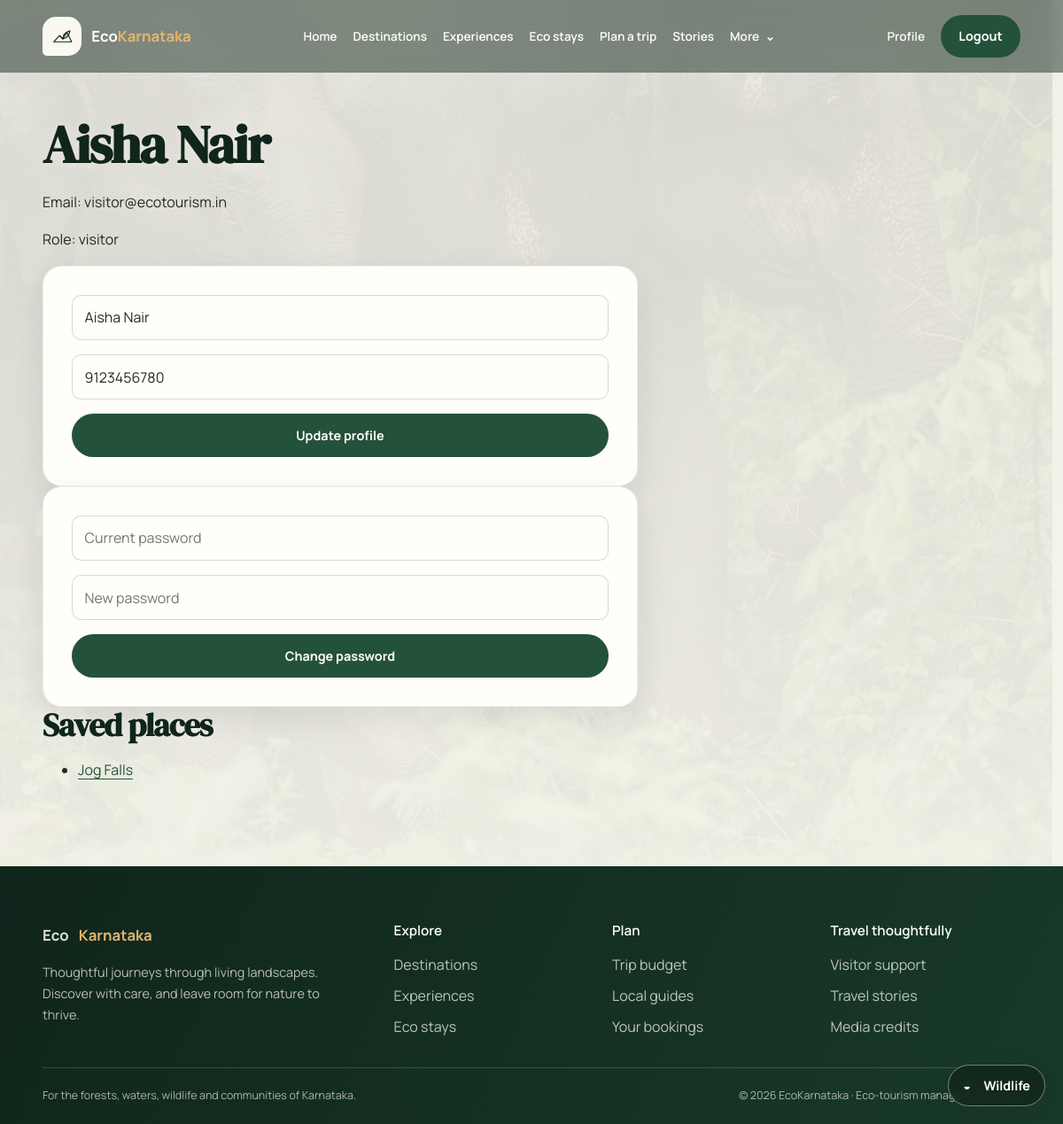
The page /profile (signed in) on the database its author committed.
### app/models.py (models this page shows)
class User(SQLModel, table=True):
    id: Optional[int] = Field(default=None, primary_key=True)
    name: str
    email: str = Field(index=True, unique=True)
    phone: str
    hashed_password: str
    role: str = "visitor"
    is_active: bool = True
    created_at: datetime = Field(default_factory=datetime.utcnow)

class Place(SQLModel, table=True):
    id: Optional[int] = Field(default=None, primary_key=True)
    place_name: str
    location: str
    category: str
    description: str
    entry_fee: float = 0.0
    visiting_hours: str = "9:00 AM - 5:00 PM"
    status: str = "pending"
    district: Optional[str] = None
    latitude: Optional[float] = None
    longitude: Optional[float] = None
    image_url: Optional[str] = None
    best_season: Optional[str] = None
    eco_rating: Optional[float] = None
    created_by: Optional[int] = Field(default=None, foreign_key="user.id")
    created_at: datetime = Field(default_factory=datetime.utcnow)

### app/main.py (the view)
@app.get("/profile")
def profile(request: Request, db: Session = Depends(get_db), user: User = Depends(get_current_user)):
    places = db.exec(select(SavedPlace).where(SavedPlace.user_id == user.id)).all()
    return templates.TemplateResponse(
        "profile.html",
        {"request": request, "user": user, "saved_places": [db.get(Place, p.place_id) for p in places if p.place_id]},
    )

### app/templates/profile.html (shortened to what this page needs)
{% extends "base.html" %}
{% block content %}
<h1>{{ user.name }}</h1>
<p>Email: {{ user.email }}</p>
<p>Role: {{ user.role }}</p>
<form class="stack-form" action="/profile" method="post">
  <input type="text" name="name" value="{{ user.name }}" required>
  <input type="text" name="phone" value="{{ user.phone }}" required>
  <button type="submit">Update profile</button>
</form>
<form class="stack-form" action="/change-password" method="post">
  <input type="password" name="current_password" placeholder="Current password" required>
  <input type="password" name="new_password" placeholder="New password" required>
  <button type="submit">Change password</button>
</form>
<h2>Saved places</h2>
{% if saved_places %}
<ul>
  {% for place in saved_places %}
    <li><a href="/places/{{ place.id }}">{{ place.place_name }}</a></li>
  {% endfor %}
</ul>
{% else %}
  <p>No places saved yet.</p>
{% endif %}
{% endblock %}

### app/static/css/tokens.css (style rules this page uses)
:root { color-scheme: light; --eco-forest-950: #10251b; --eco-forest-900: #183a2b; --eco-forest-800: #24513a; --eco-moss-600: #527b56; --eco-moss-400: #85a783; --eco-teak-700: #75563f; --eco-cream-100: #faf8f1; --eco-cream-200: #f0ede2; --eco-white: #fffefa; --eco-ink: #202c25; --eco-muted: #617068; --eco-sunrise: #e3b66f; --eco-monsoon: #4d8581; --eco-success: #3e7956; --eco-warning: #9b6d24; --eco-error: #a54542; --eco-info: #376d7a; --eco-space-1: 0.5rem; --eco-space-2: 1rem; --eco-space-3: 1.5rem; --eco-space-4: 2rem; --eco-space-5: 3rem; --eco-space-6: 4rem; --eco-space-7: 6rem; --eco-space-8: 8rem; --eco-radius-sm: 0.65rem; --eco-radius-md: 1rem; --eco-radius-lg: 1.35rem; --eco-radius-xl: 2rem; --eco-radius-pill: 999px; --eco-shadow-soft: 0 12px 34px rgba(16, 37, 27, 0.09); --eco-shadow-card: 0 22px 54px rgba(16, 37, 27, 0.15); --eco-focus: 0 0 0 3px rgba(227, 182, 111, 0.65); --eco-font-display: "DM Serif Display", Georgia, serif; --eco-font-body: "Manrope", "Segoe UI", system-ui, sans-serif; --eco-text-xs: 0.78rem; --eco-text-sm: 0.9rem; --eco-text-base: 1rem; --eco-text-lg: 1.2rem; --eco-text-xl: clamp(1.65rem, 3vw, 2.45rem); --eco-text-display: clamp(3rem, 7vw, 6.5rem); --eco-content-width: 1320px; }

### app/static/css/base.css (style rules this page uses)
*, *::before, *::after { box-sizing: border-box; }
html { min-width: 320px; scroll-behavior: smooth; scrollbar-color: var(--eco-moss-600) var(--eco-cream-100); scrollbar-width: thin; }
body { min-height: 100vh; margin: 0; color: var(--eco-ink); background: var(--eco-cream-100); font-family: var(--eco-font-body); font-size: var(--eco-text-base); line-height: 1.65; -webkit-font-smoothing: antialiased; text-rendering: optimizeLegibility; }
a { color: var(--eco-forest-800); text-underline-offset: 0.22em; transition: color 180ms ease; }
h1, h2, h3, h4, h5, h6 { margin: 0 0 var(--eco-space-2); color: var(--eco-forest-950); font-family: var(--eco-font-display); font-weight: 600; line-height: 1.18; letter-spacing: -0.025em; }
h1 { font-size: clamp(2.2rem, 5vw, 4rem); }
h2 { font-size: var(--eco-text-xl); }
p { max-width: 75ch; margin: 0 0 var(--eco-space-2); }
button, input, select, textarea { font: inherit; }
button { cursor: pointer; }

### app/static/css/components.css (style rules this page uses)
button, .button-link, .btn-eco { display: inline-flex; min-height: 2.85rem; align-items: center; justify-content: center; gap: 0.5rem; padding: 0.7rem 1.2rem; border: 1px solid transparent; border-radius: var(--eco-radius-pill); color: var(--eco-white); background: var(--eco-forest-800); font-size: var(--eco-text-sm); font-weight: 700; text-align: center; text-decoration: none; transition: transform 180ms ease, color 180ms ease, background 180ms ease, box-shadow 180ms ease; }
.stack-form, .form-eco { display: grid; width: min(42rem, 100%); gap: 1rem; padding: clamp(1.25rem, 3vw, 2rem); border: 1px solid rgba(36, 81, 58, 0.08); border-radius: var(--eco-radius-lg); background: var(--eco-white); box-shadow: var(--eco-shadow-soft); }
.stack-form input, .stack-form textarea, .stack-form select, .filters input, .filters select, .booking-form input, .booking-form select, .form-eco input, .form-eco textarea, .form-eco select, .environmental-fields input, .environmental-fields select { width: 100%; min-height: 3rem; padding: 0.72rem 0.85rem; border: 1px solid rgba(36, 81, 58, 0.2); border-radius: var(--eco-radius-sm); color: var(--eco-ink); background: var(--eco-white); transition: border-color 160ms ease, box-shadow 160ms ease; }

### app/static/css/background.css (style rules this page uses)
.page-immersive { background: transparent; }
.page-immersive:not(:has(.hero-banner)) .page-body > h1:first-child, .page-immersive:not(:has(.hero-banner)) .page-body > h2, .page-immersive:not(:has(.hero-banner)) .page-body > section > h2 { text-shadow: 0 1px 12px rgba(250, 248, 241, 0.4); }

### rows shown on the page
User: name "Aisha Nair", email "visitor@ecotourism.in", role "visitor", phone "9123456780"
Place: place_name "Jog Falls"
